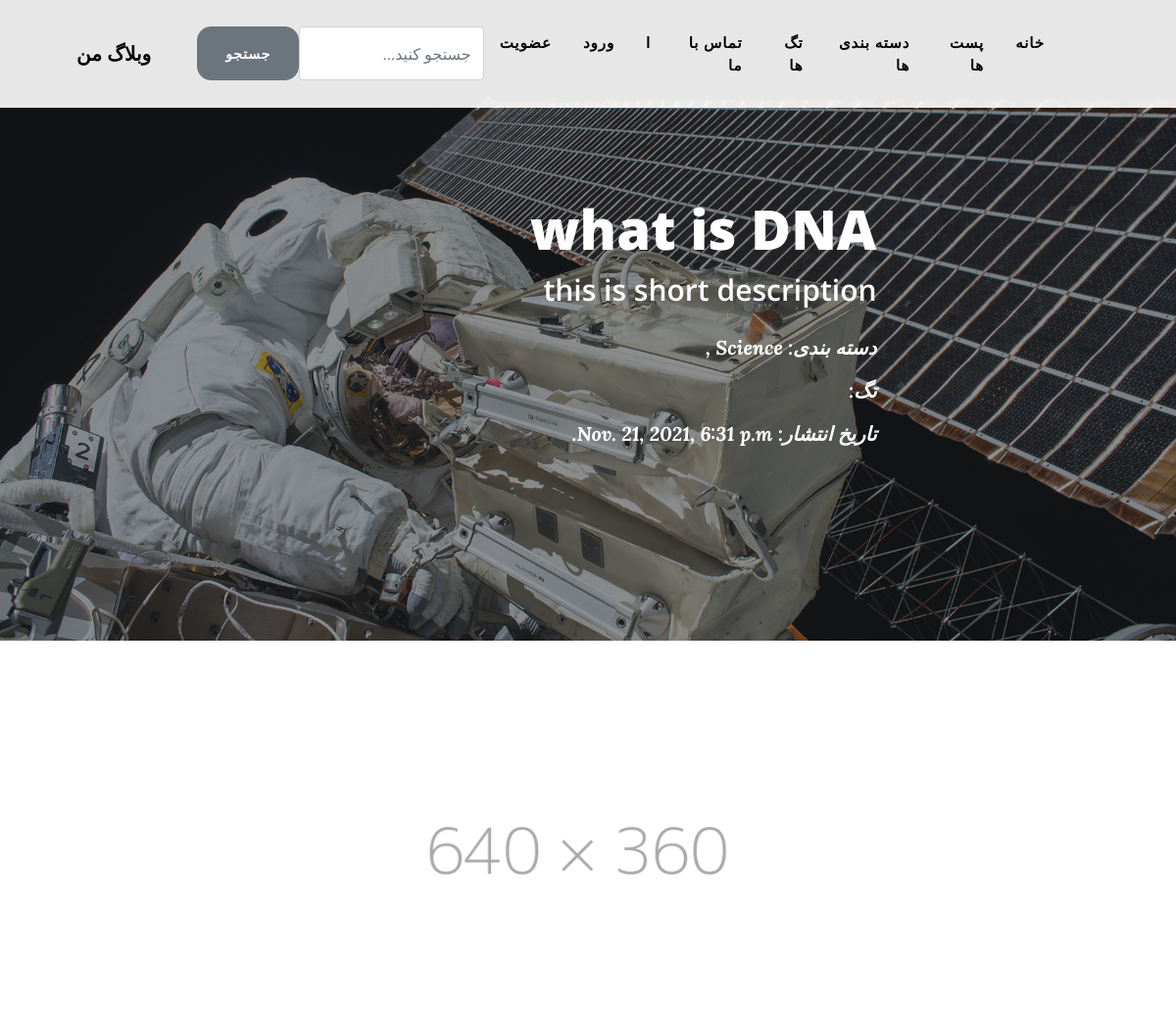
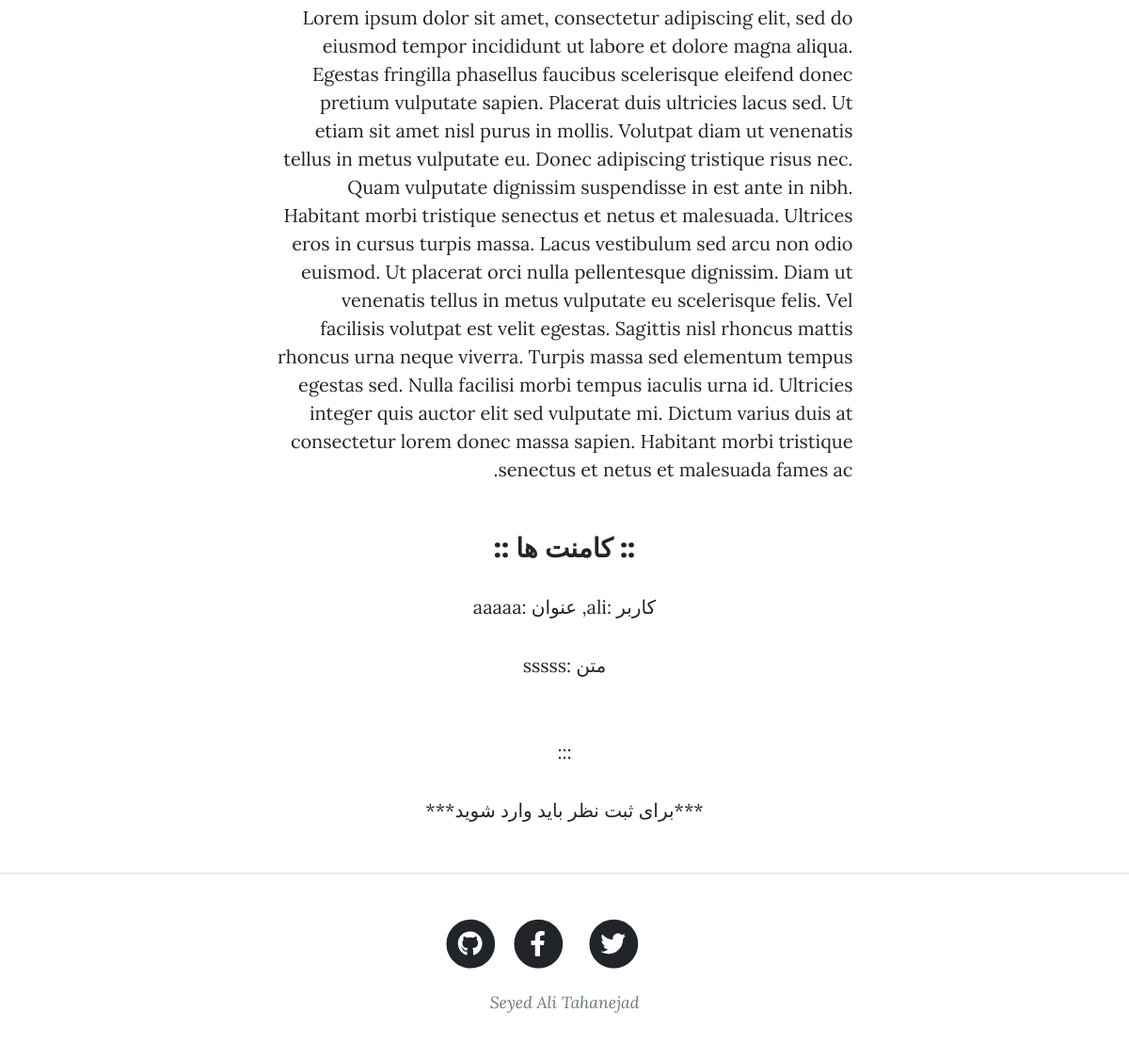
Page /post/what-is-dna on the committed database (2 pictures, top to bottom).
### post/models.py (models this page shows, shortened)
class Post(models.Model):
    writer = models.ForeignKey(User, null=True, on_delete=models.SET_NULL)
    category = models.ManyToManyField(Category)
    """ the unique field is not used in the post title because of question number 2 """
    title = models.CharField(max_length=120)
    short_description = models.CharField(
        max_length=300, default="this is short description"
    )
    description = models.TextField()
    created_at = models.DateTimeField(auto_now_add=True)
    updated_at = models.DateTimeField(auto_now=True)
    tag = models.ManyToManyField(Tag, default="SEO",blank=True)
    image = models.ImageField(upload_to="uploads", null=True, blank=True)
    like = models.IntegerField(default=0)
    is_published = models.BooleanField(default=False)
    slug = models.SlugField(null=True)
    """ check if have exception for slug unique, generate slug with randomnuber"""
    class Meta:
        ordering = ["created_at"]

class Category(models.Model):
    parent = models.ForeignKey("self", null=True, blank=True, on_delete=models.CASCADE)
    title = models.CharField(max_length=120, unique=True)
    description = models.TextField()
    slug = models.SlugField(null=True, unique=True)
    class Meta:
        ordering = ["title"]

class Comment(models.Model):
    user = models.ForeignKey(User, on_delete=models.CASCADE)
    post = models.ForeignKey(Post, on_delete=models.CASCADE)
    title = models.CharField(max_length=120)
    description = models.TextField()
    like = models.IntegerField(default=0)
    createed_at = models.DateTimeField(auto_now_add=True)
    slug = models.SlugField(null=True, unique=True)
    class Meta:
        ordering = ["post"]

### post/views.py (the view, shortened to what this page needs)
# urls.py: path("post/<slug:slug>", post_details, name="post_detail"),
def post_details(request, slug):
    post = get_object_or_404(Post, slug=slug)
    comments = Comment.objects.filter(post__slug=f"{slug}")
    categories = post.category.all()
    tags = post.tag.all()
    form = CommentForm()
    return render(
        request,
        "post/post_detail.html",
        {
            "post": post,
            "comments": comments,
            "categories": categories,
            "tags": tags,
            "form": form,
        },
    )

### post/forms.py
class CommentForm(forms.ModelForm):
    class Meta:
        model = Comment
        fields =['title','description']
        labels = {
            'title':_("عنوان"),
            'description':_("متن"),
        }
        error_messages ={
            'title':{
            'required':_("فیلد های ضروری را وارد کنید"),
            'max_length':_("تعداد کاراکتر باید کمتر از 120 باشد"),
            },
        }

### post/templates/post/post_detail.html (shortened to what this page needs)
{% extends "post.html" %}
{% block header_title %}{{ post.title}}{% endblock header_title %}
{% block short_description %} {{ post.short_description}}{% endblock short_description %}
{% block publish_time %} {{post.created_at }} {% endblock publish_time %}
{% block category %} {% for item  in categories %}
<a href="{% url 'category_post' item.title    %}">{{item.title}}</a> ,
{% endfor %} {% endblock category %}
{% block content %}
{% if post.image %}
<img src="{{post.image.url}}" alt="">
{% endif %}
{{post.description}}
{% endblock content %}
{% block comments %}
{% for item in comments %}
<p>کاربر :{{item.user }}, عنوان  :{{item.title }} </p>
<p> متن :{{item.description }}</p><br> :::
{% empty%}
  <p> هنوز کامنتی ثبت نشده است</p>
{% endfor %}
{% if user.is_authenticated %}
<form action="{% url 'post_detail' post.slug %}" method="post">
  {% csrf_token%}
 {{form.as_p}}
 <input type="submit" value="افزودن کامنت">
</form>
{% else %}
<p>***برای ثبت نظر باید وارد شوید***</p>
{% endif %}
{% endblock comments %}

### rows in the picture
Post: title "what is DNA", short_description "this is short description", created_at "Nov. 21, 2021, 6:31 p.m.", image (picture), description "Lorem ipsum dolor sit amet, consectetur adipiscing elit, sed do eiusmod tempor incididunt ut labore et dolore magna aliqua. Egestas fringilla phasellus faucibus scelerisque eleifend donec pretium vulputate sapien. Placerat duis ultricies lacus sed. Ut etiam sit amet nisl purus in mollis. Volutpat diam ut venenatis tellus in metus vulputate eu. Donec adipiscing tristique risus nec. Quam vulputate dignissim suspendisse in est ante in nibh. Habitant morbi tristique senectus et netus et malesuada. Ultrices eros in cursus turpis massa. Lacus vestibulum sed arcu non odio euismod. Ut placerat orci nulla pellentesque dignissim. Diam ut venenatis tellus in metus vulputate eu scelerisque felis. Vel…"
Category: title "Science"
Comment: user "ali", title "aaaaa", description "sssss"
